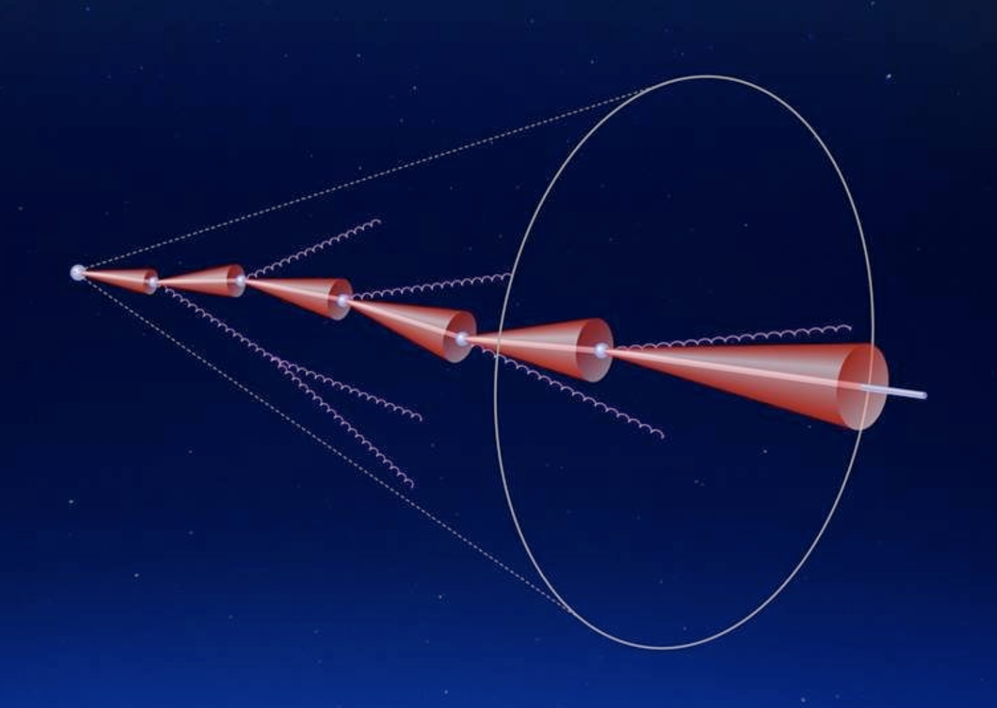
#> input picture Image_Recognition_Basics/images/deadcone.png, 997 x 708 px, shrunk from 1442 x 1024 before the run
$ jupyter execute 'Stable diffusion.ipynb'
#> lines starting #> are read from the running program, lines starting #| are printed output that depends on the picture
[cell 1]
import numpy as np
import matplotlib.pyplot as plt

# Generate a simple initial distribution (e.g., a Gaussian distribution)
initial_distribution = np.random.normal(loc=0.0, scale=1.0, size=1000)

# Define a target distribution (e.g., a different Gaussian distribution)
target_distribution = np.random.normal(loc=2.0, scale=1.5, size=1000)

# Function to interpolate between two distributions
def interpolate_distributions(initial, target, alpha):
    return alpha * target + (1 - alpha) * initial

# Number of steps in the stable diffusion process
steps = 10
plt.figure(figsize=(12, 8))

# Gradually transform the initial distribution into the target distribution
for i in range(steps):
    alpha = i / steps
    current_distribution = interpolate_distributions(initial_distribution, target_distribution, alpha)
    plt.subplot(2, 5, i+1)
    plt.hist(current_distribution, bins=30, alpha=0.6)
    plt.title(f'Step {i}, alpha={alpha:.2f}')
    plt.xlim([-5, 5])
    plt.ylim([0, 100])

plt.tight_layout()
plt.show()
#> figure, not shown here; panel 1: tallest bar 88 high, from x = -0.53 to -0.337; panel 2: tallest bar 85 high, from x = 0.256 to 0.425; panel 3: tallest bar 84 high, from x = 0.526 to 0.683; panel 4: tallest bar 87 high, from x = 0.443 to 0.604

[cell 2]
"""
Enhancements in this code:

    Complex Transition Function:
    The complex_transition function now includes a dynamic scaling factor based
    on alpha and an additional parameter beta. This factor causes the scale of
    the distribution to change dynamically during the transition, making the process
    more complex than a simple linear interpolation.
    Increased Steps and Visualization: The number of steps has been increased to
    30 for a finer gradation, and the plot size has been adjusted for better visualization.
    Control Parameter beta: This parameter influences the complexity of the scaling factor.
    Changing beta alters how the scale of the distributions changes during the transition,
    adding an additional layer of dynamics to the process.

"""

import numpy as np
import matplotlib.pyplot as plt

def complex_transition(initial, target, alpha, beta):
    """
    A more complex transition function that not only interpolates between
    initial and target distributions but also modifies the scale dynamically.
    """
    scale_factor = np.sin(beta * alpha * np.pi) + 1  # Dynamic scaling based on alpha and beta
    transition = alpha * target * scale_factor + (1 - alpha) * initial * scale_factor
    return transition

# Generate initial and target distributions
initial_distribution = np.random.normal(loc=0.0, scale=1.0, size=1000)
target_distribution = np.random.normal(loc=2.0, scale=1.5, size=1000)

steps = 30
beta = 2  # Control parameter for the complexity of the transition

plt.figure(figsize=(15, 10))

# Gradually transition from the initial to the target distribution
for i in range(steps):
    alpha = i / steps
    current_distribution = complex_transition(initial_distribution, target_distribution, alpha, beta)

    plt.subplot(5, 6, i + 1)
    plt.hist(current_distribution, bins=30, alpha=0.6, color='blue')
    plt.title(f'Step {i}, alpha={alpha:.2f}')
    plt.xlim([-5, 10])
    plt.ylim([0, 150])

plt.tight_layout()
plt.show()
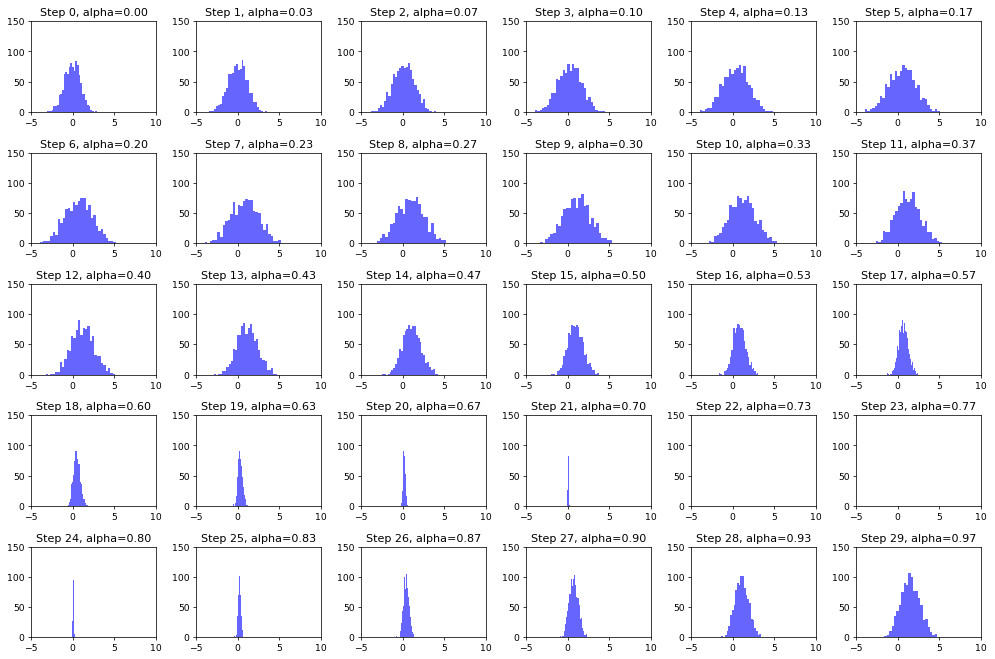
#> figure drawn by matplotlib, 30 panels; panel 1: tallest bar 84 high, from x = 0.309 to 0.511; panel 2: tallest bar 85 high, from x = 0.452 to 0.685; panel 3: tallest bar 81 high, from x = 0.617 to 0.876; panel 4: tallest bar 80 high, from x = 0.521 to 0.8

[cell 3]
import matplotlib.pyplot as plt
from matplotlib.image import imread
import numpy as np
from PIL import Image

def blend_images(image1, image2, alpha):
    """
    Blend two images together using a specified alpha for transparency.
    """
    return Image.blend(image1, image2, alpha)

# Load your original image
original_img_path = 'deadcone.png'
original_img = Image.open(original_img_path)
#> original_img is the input picture: PIL image 997x708 RGBA; mean R, G, B, A 11.3, 22.9, 73.5, 255

# Ensure both images are in the same mode (convert to RGB if necessary)
if original_img.mode != 'RGB':
    original_img = original_img.convert('RGB')
#> original_img: PIL image 997x708 RGB

# Create or load a target image to blend with (for demonstration, create a simple color image)
target_img = Image.new('RGB', original_img.size, color=(255, 0, 0))  # Red image
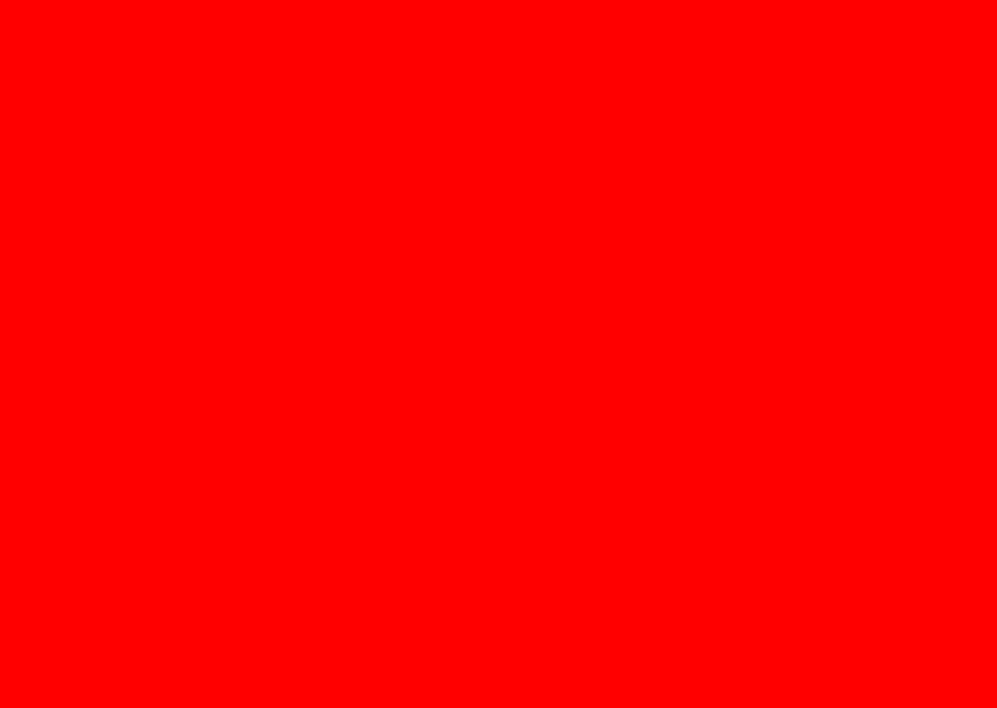
#> target_img: PIL image 997x708 RGB; mean R, G, B 255, 0, 0

steps = 10
plt.figure(figsize=(15, 10))

# Gradually blend the original image with the target image
for i in range(steps + 1):
    alpha = i / steps
    blended_img = blend_images(original_img, target_img, alpha)

    plt.subplot(3, 4, i + 1)
    plt.imshow(blended_img)
    plt.title(f'Step {i}, alpha={alpha:.2f}')
    plt.axis('off')
#> this loop made 11 passes
#> pass 3, `blended_img = blend_images(original_img, target_img, alpha)`:
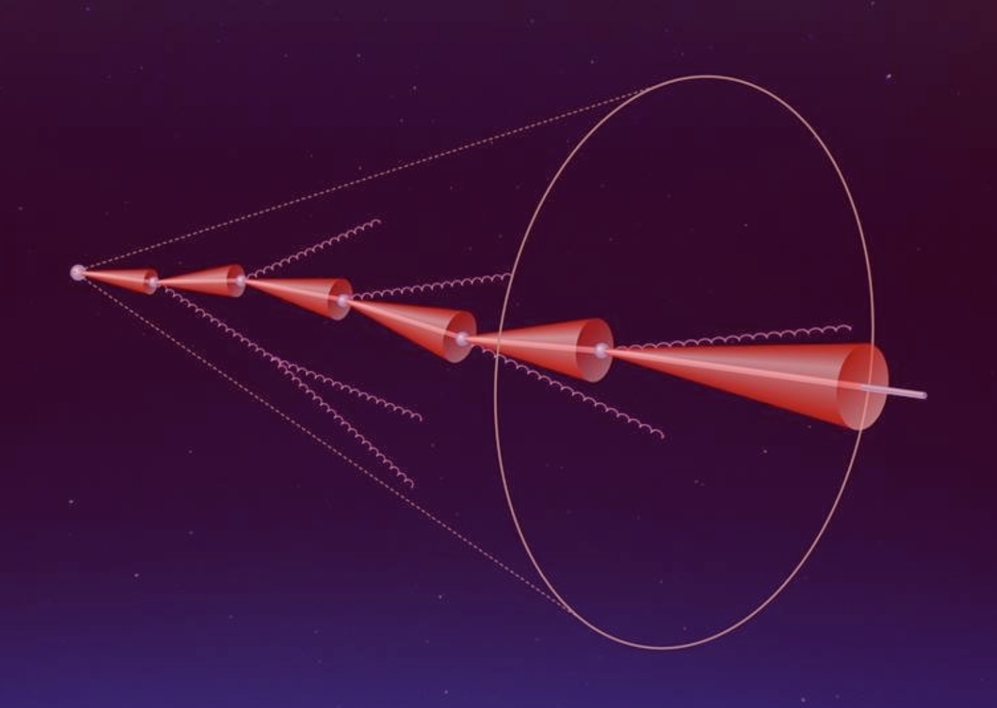
#> blended_img: PIL image 997x708 RGB; mean R, G, B 59.5, 17.9, 58.4

plt.tight_layout()
plt.show()
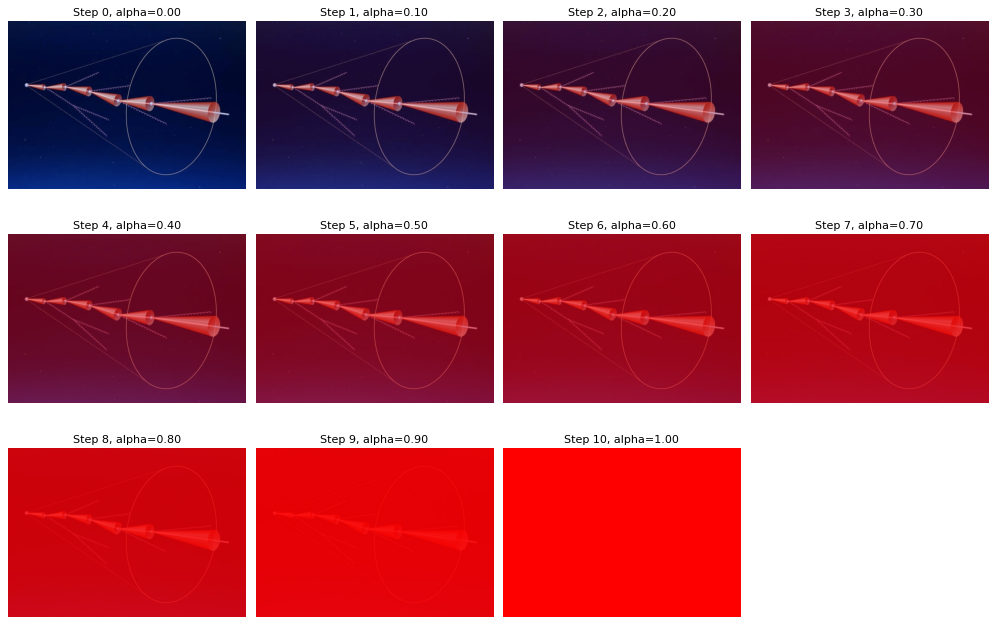
#> figure drawn by matplotlib, 11 panels

[cell 4]
import matplotlib.pyplot as plt
import numpy as np
from PIL import Image

def add_noise_to_image(image, noise_level):
    """
    Add noise to an image. The noise level determines the intensity of the noise.
    """
    # Convert image to array for manipulation
    image_array = np.array(image)

    # Generate noise
    noise = np.random.normal(0, noise_level, image_array.shape)

    # Add noise to image
    noisy_image = image_array + noise
    noisy_image = np.clip(noisy_image, 0, 255)  # Ensure pixel values stay in range

    # Convert back to image
    return Image.fromarray(noisy_image.astype('uint8'))

# Load your original image
original_img_path = 'deadcone.png'
original_img = Image.open(original_img_path).convert('RGB')

steps = 10
plt.figure(figsize=(15, 10))

# Gradually increase the noise level in the image
for i in range(steps + 1):
    noise_level = i * 10  # Adjust noise level as needed
    noisy_img = add_noise_to_image(original_img, noise_level)

    plt.subplot(3, 4, i + 1)
    plt.imshow(noisy_img)
    plt.title(f'Step {i}, Noise level {noise_level}')
    plt.axis('off')
#> this loop made 11 passes
#> pass 2, in add_noise_to_image (call 2), `noisy_image = image_array + noise`:
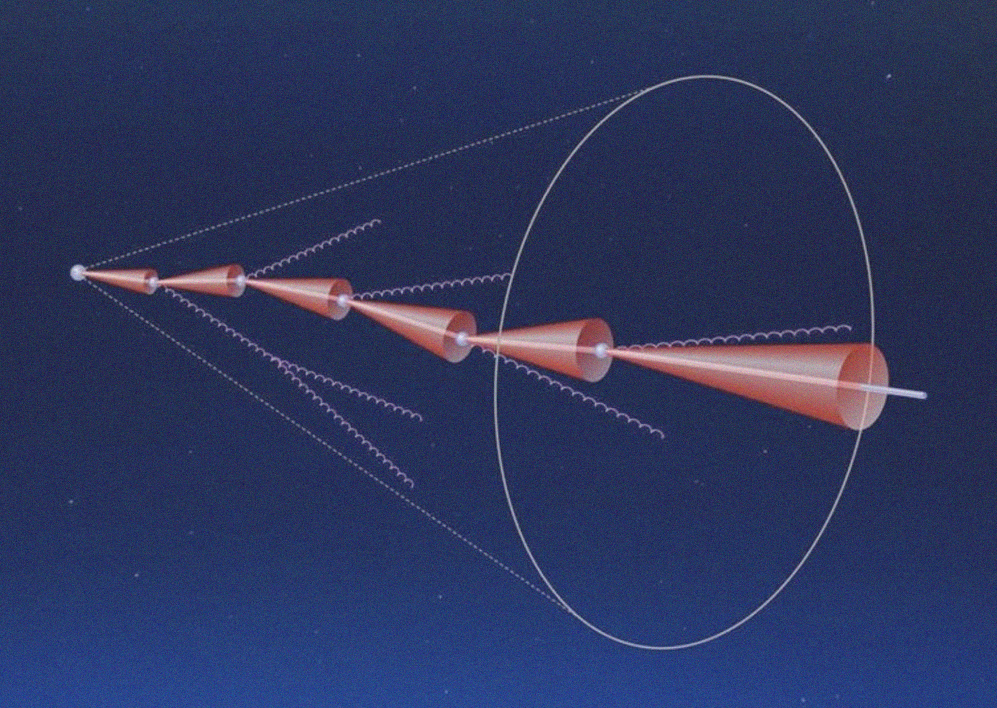
#> noisy_image: shape (708, 997, 3) float64; mean R, G, B 11.3, 22.8, 73.5; drawn with min black and max white

plt.tight_layout()
plt.show()
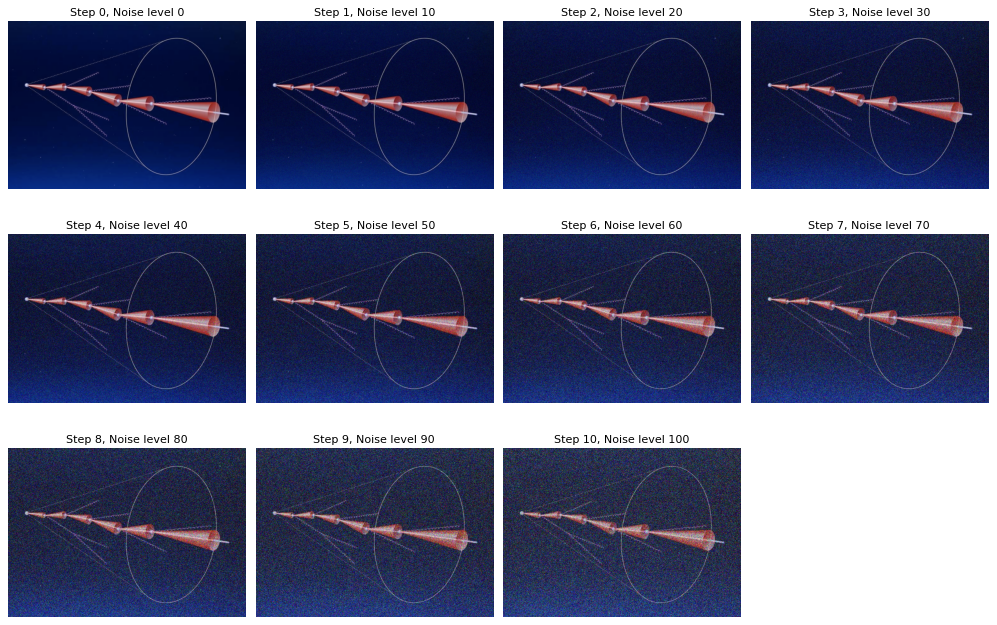
#> figure drawn by matplotlib, 11 panels
